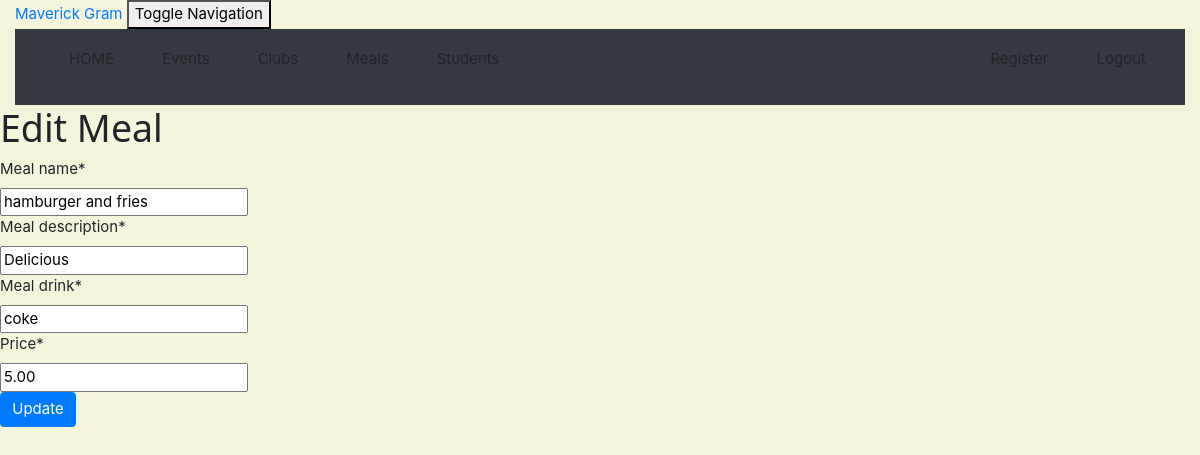
/meal/3/edit/ (signed in), run on the app's committed database.
### crm/models.py (models this page shows)
class Meal(models.Model):
    meal_name = models.CharField(max_length=200)
    meal_description = models.CharField(max_length=200)
    meal_drink = models.CharField(max_length=200)
    price = models.CharField(max_length=200)

### crm/views.py (the view)
# urls.py: path('meal/<int:pk>/edit/', views.meal_edit, name='meal_edit'),
@staff_member_required
def meal_edit(request, pk):
    meal = get_object_or_404(Meal, pk=pk)
    if request.method == "POST":
        form = MealForm(request.POST, instance=meal)
        if form.is_valid():
            meal = form.save(commit=False)
            meal.updated_date = timezone.now()
            meal.save()
            meal = Meal.objects.filter()
            return render(request, 'crm/meal_list.html',
                          {'meals': meal})
    else:
        form = MealForm(instance=meal)
    return render(request, 'crm/meal_edit.html', {'form': form})

### crm/forms.py
class MealForm(forms.ModelForm):
    class Meta:
        model = Meal
        fields = ('meal_name', 'meal_description', 'meal_drink', 'price')

### crm/templates/crm/meal_edit.html (shortened to what this page needs)
<!DOCTYPE html>
<html lang="en">
{% extends 'crm/base.html' %}
{% load crispy_forms_tags %}
{% block content %}
    <h1>Edit Meal</h1>
    <form method="POST" class="customer-form">{% csrf_token %}
        {{ form|crispy }}
        <button type="submit" class="btn btn-primary">Update</button>
    </form>
{% endblock %}

### crm/static/css/w3.css (style rules this page uses)
html { box-sizing:border-box }
*,*:before,*:after { box-sizing:inherit }
html { -ms-text-size-adjust:100%;-webkit-text-size-adjust:100% }
body { margin:0 }
button,input,select,textarea,optgroup { font:inherit;margin:0 }
button,input { overflow:visible }
button,select { text-transform:none }
button,[type=button],[type=reset],[type=submit] { -webkit-appearance:button }
html,body { font-family:Verdana,sans-serif;font-size:15px;line-height:1.5 }
html { overflow-x:hidden }
h1 { font-size:36px }
h1,h2,h3,h4,h5,h6 { font-family:"Segoe UI",Arial,sans-serif;font-weight:400;margin:10px 0 }

### crm/templates/crm/meal_edit.html (style rules this page uses)
body { background-color: beige; }

### data on the page
Meal: meal_name "hamburger and fries", meal_description "Delicious", meal_drink "coke", price "5.00"
